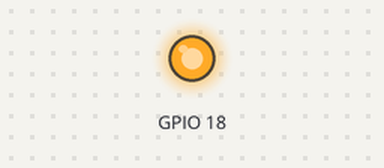
A program run on a simulated Raspberry Pi (BCM pin numbers). On the bench: output pins drawn as LEDs (lit = HIGH). At 2.0 s the program stops and its outputs stay as they are.

Above: at 0.1 s.
At 2.1 s:
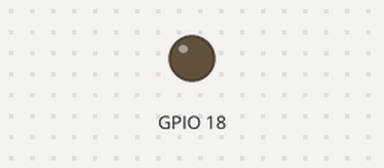
Timing chart, 0 to 3.5 s (numbered marks = the images above):
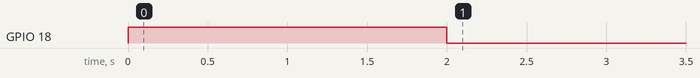

Measured:
- by itself, GPIO 18: LOW → HIGH at 0.00 s, → LOW 2.0 s later

The program:

led_blink.py
```python
'''
Use for loop to blink led 10 times
Use while loop to have counter
	- If the counter reaches ten then it should stop
'''
# importing module(library) add new set of commmands to python
import time
# importing new module and nicknaming it 'GPIO'
import RPi.GPIO as GPIO
# setting the mode for pins, shows which side of label
GPIO.setmode(GPIO.BCM)
# setting the pinnumber as an output
GPIO.setup(18,GPIO.OUT)
# Telling the out put to turn on
GPIO.output(18,True)
#delay
time.sleep(2)
#Turn off
GPIO.output(18,False)
```
